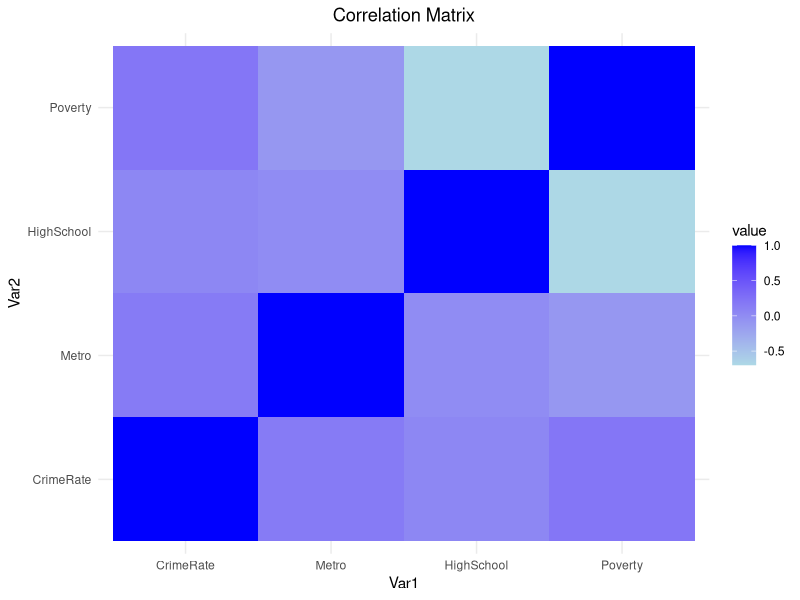
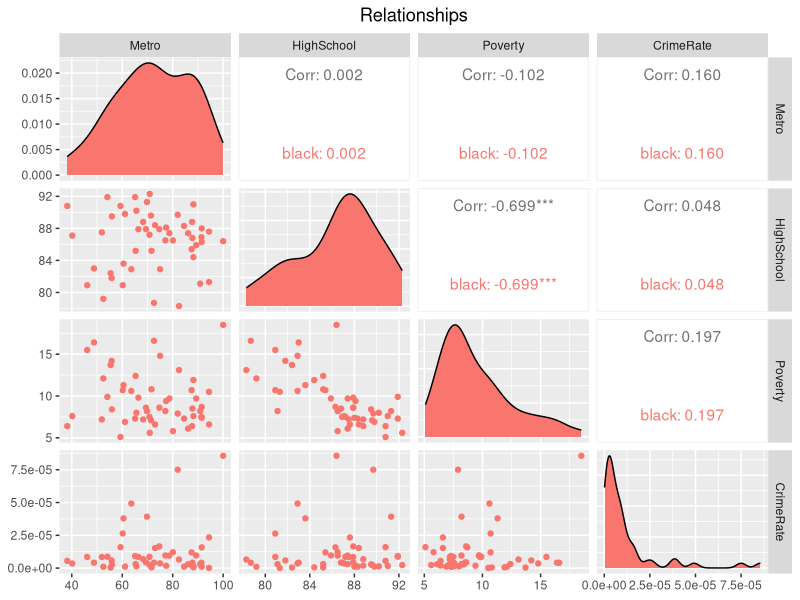

Recreate these plots in R, in order.
library(dplyr)
library(tidyverse)
library(reshape2)
library(xtable)
library(GGally)


setwd("/Users/zhanranl/Desktop/Wharton/Courses/statME/hw2-chris_lin/")
getwd()

# (a)
# read the data
crime_data <- read_tsv("./Statewide_crime.tsv", col_types = "ifdd")

# population data (online) and cleaning
population_data <- read_csv("./us-state-populations.csv", show_col_types = FALSE)
pop_data_sort <- population_data[order(population_data$code), ]
colnames(pop_data_sort) <- c('STATE','state','Pop')
pop_data_sort <- pop_data_sort %>%
  select(-state)
crime_data$STATE <- pop_data_sort$STATE

# new columns
df <- left_join(crime_data, pop_data_sort, by = "STATE")
df$Violent = as.numeric(df$Violent)
df$Pop = as.numeric(df$Pop)
df <- df %>%
  mutate(CrimeRate = Violent/Pop)


# (b)

# summary
table <- summary(df[, c("CrimeRate", "Metro", "HighSchool", "Poverty")])
latex_table <- xtable(table, caption = "Summary Table")
print(latex_table, include.rownames = FALSE)

# variance
variance_per_column <- sapply(df[, c("CrimeRate", "Metro", "HighSchool", "Poverty")], var)
print(variance_per_column)
variance_per_column <- as.data.frame(variance_per_column)
latex_table1 <- xtable(variance_per_column, caption = "Variance")
print(latex_table1)

# correlation
correlation_matrix <- cor(df[, c("CrimeRate", "Metro", "HighSchool", "Poverty")])
pic1 <- ggplot(data = melt(correlation_matrix), aes(Var1, Var2, fill = value)) +
  geom_tile() +
  scale_fill_gradient(low = "lightblue", high = "blue") +
  theme_minimal() +
  labs(title = "Correlation Matrix") + 
  theme(plot.title = element_text(hjust = 0.5)) 
ggsave('./figures-and-tables/3-2-correlation.png', plot = pic1)

pic2 <- ggpairs(df, columns=c(4,5,6,8), aes(color="black")) + 
  ggtitle("Relationships")+
  theme(plot.title = element_text(hjust = 0.5)) 
ggsave('./figures-and-tables/3-2-scatterplot.png', plot = pic2)

# (c)

model_M <- lm(CrimeRate ~ Metro, data = df)
latex_tableM <- xtable(summary(model_M), caption = "Variance")
print(xtable(format(latex_tableM)))

model_H <- lm(CrimeRate ~ HighSchool, data = df)
latex_tableH <- xtable(summary(model_H), caption = "Variance")
print(xtable(format(latex_tableH)))

model_P <- lm(CrimeRate ~ Poverty, data = df)
latex_tableP <- xtable(summary(model_P), caption = "Variance")
print(xtable(format(latex_tableP)))

model_all <- lm(CrimeRate ~ Poverty + HighSchool + Metro, data = df)
latex_tableA <- xtable(summary(model_all), caption = "Variance")
print(xtable(format(latex_tableA)))

